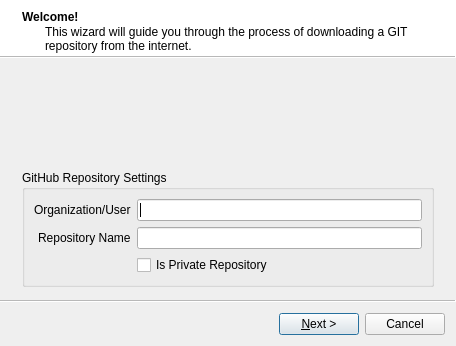
<?xml version="1.0" encoding="UTF-8"?>
<ui version="4.0">
 <class>GitWizard</class>
 <widget class="QWizard" name="GitWizard">
  <property name="geometry">
   <rect>
    <x>0</x>
    <y>0</y>
    <width>456</width>
    <height>346</height>
   </rect>
  </property>
  <property name="windowTitle">
   <string>Clone a Git Repository</string>
  </property>
  <property name="wizardStyle">
   <enum>QWizard::ModernStyle</enum>
  </property>
  <property name="options">
   <set>QWizard::NoBackButtonOnLastPage|QWizard::NoBackButtonOnStartPage|QWizard::NoCancelButtonOnLastPage</set>
  </property>
  <widget class="QWizardPage" name="page_repo">
   <property name="title">
    <string>Welcome!</string>
   </property>
   <property name="subTitle">
    <string>This wizard will guide you through the process of downloading a GIT repository from the internet.</string>
   </property>
   <layout class="QVBoxLayout" name="verticalLayout">
    <item>
     <spacer name="verticalSpacer">
      <property name="orientation">
       <enum>Qt::Vertical</enum>
      </property>
      <property name="sizeHint" stdset="0">
       <size>
        <width>20</width>
        <height>40</height>
       </size>
      </property>
     </spacer>
    </item>
    <item>
     <widget class="QGroupBox" name="groupBox_2">
      <property name="title">
       <string>GitHub Repository Settings</string>
      </property>
      <layout class="QFormLayout" name="formLayout_2">
       <property name="labelAlignment">
        <set>Qt::AlignRight|Qt::AlignTrailing|Qt::AlignVCenter</set>
       </property>
       <item row="0" column="0">
        <widget class="QLabel" name="label_2">
         <property name="text">
          <string>Organization/User</string>
         </property>
        </widget>
       </item>
       <item row="0" column="1">
        <widget class="QLineEdit" name="line_repo_org"/>
       </item>
       <item row="1" column="0">
        <widget class="QLabel" name="label_3">
         <property name="text">
          <string>Repository Name</string>
         </property>
        </widget>
       </item>
       <item row="1" column="1">
        <widget class="QLineEdit" name="line_repo_name"/>
       </item>
       <item row="2" column="1">
        <widget class="QCheckBox" name="check_privaterepo">
         <property name="text">
          <string>Is Private Repository</string>
         </property>
        </widget>
       </item>
      </layout>
     </widget>
    </item>
   </layout>
  </widget>
  <widget class="QWizardPage" name="page_type">
   <layout class="QVBoxLayout" name="verticalLayout_2">
    <item>
     <widget class="QGroupBox" name="groupBox">
      <property name="title">
       <string>Type of Access</string>
      </property>
      <layout class="QFormLayout" name="formLayout">
       <item row="0" column="0">
        <widget class="QRadioButton" name="radio_type_ssh">
         <property name="text">
          <string>Use my SSH Key</string>
         </property>
         <property name="checked">
          <bool>true</bool>
         </property>
        </widget>
       </item>
       <item row="1" column="0">
        <widget class="QRadioButton" name="radio_type_login">
         <property name="text">
          <string>Login to server</string>
         </property>
        </widget>
       </item>
       <item row="1" column="1">
        <layout class="QHBoxLayout" name="horizontalLayout">
         <item>
          <widget class="QLineEdit" name="line_user">
           <property name="placeholderText">
            <string>Username</string>
           </property>
          </widget>
         </item>
         <item>
          <widget class="QLineEdit" name="line_pass">
           <property name="echoMode">
            <enum>QLineEdit::Password</enum>
           </property>
           <property name="placeholderText">
            <string>Password</string>
           </property>
          </widget>
         </item>
        </layout>
       </item>
       <item row="2" column="0" colspan="2">
        <widget class="QRadioButton" name="radio_type_anon">
         <property name="text">
          <string>Anonymous (public repositories only)</string>
         </property>
        </widget>
       </item>
       <item row="0" column="1">
        <widget class="QLineEdit" name="line_ssh_pass">
         <property name="echoMode">
          <enum>QLineEdit::Password</enum>
         </property>
         <property name="placeholderText">
          <string>Optional SSH Password</string>
         </property>
        </widget>
       </item>
      </layout>
     </widget>
    </item>
    <item>
     <widget class="QGroupBox" name="groupBox_3">
      <property name="title">
       <string>Advanced Options</string>
      </property>
      <layout class="QFormLayout" name="formLayout_3">
       <item row="0" column="0">
        <widget class="QCheckBox" name="check_depth">
         <property name="text">
          <string>Custom Depth</string>
         </property>
        </widget>
       </item>
       <item row="1" column="0">
        <widget class="QCheckBox" name="check_branch">
         <property name="text">
          <string>Single Branch</string>
         </property>
        </widget>
       </item>
       <item row="1" column="1">
        <layout class="QHBoxLayout" name="horizontalLayout_2">
         <item>
          <widget class="QLineEdit" name="line_branch">
           <property name="placeholderText">
            <string>branch name</string>
           </property>
          </widget>
         </item>
        </layout>
       </item>
       <item row="0" column="1">
        <layout class="QHBoxLayout" name="horizontalLayout_3">
         <item>
          <widget class="QSpinBox" name="spin_depth">
           <property name="minimum">
            <number>1</number>
           </property>
          </widget>
         </item>
         <item>
          <spacer name="horizontalSpacer">
           <property name="orientation">
            <enum>Qt::Horizontal</enum>
           </property>
           <property name="sizeHint" stdset="0">
            <size>
             <width>40</width>
             <height>20</height>
            </size>
           </property>
          </spacer>
         </item>
        </layout>
       </item>
      </layout>
     </widget>
    </item>
    <item>
     <spacer name="verticalSpacer_2">
      <property name="orientation">
       <enum>Qt::Vertical</enum>
      </property>
      <property name="sizeHint" stdset="0">
       <size>
        <width>20</width>
        <height>40</height>
       </size>
      </property>
     </spacer>
    </item>
    <item>
     <widget class="QLabel" name="label">
      <property name="font">
       <font>
        <pointsize>11</pointsize>
        <weight>50</weight>
        <italic>true</italic>
        <bold>false</bold>
       </font>
      </property>
      <property name="text">
       <string>Click &quot;Next&quot; to start downloading the repository</string>
      </property>
     </widget>
    </item>
   </layout>
  </widget>
  <widget class="QWizardPage" name="page_download">
   <layout class="QVBoxLayout" name="verticalLayout_3">
    <item>
     <widget class="QTextEdit" name="text_procOutput">
      <property name="readOnly">
       <bool>true</bool>
      </property>
     </widget>
    </item>
   </layout>
  </widget>
 </widget>
 <resources/>
 <connections/>
</ui>
